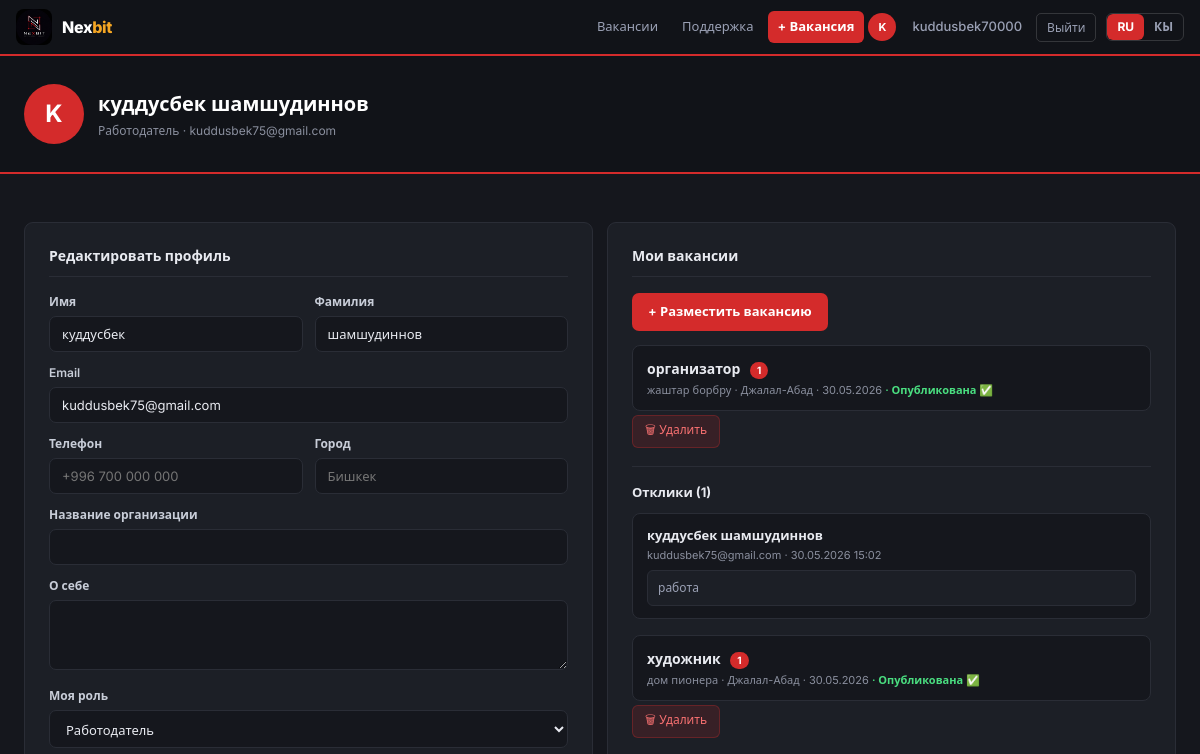
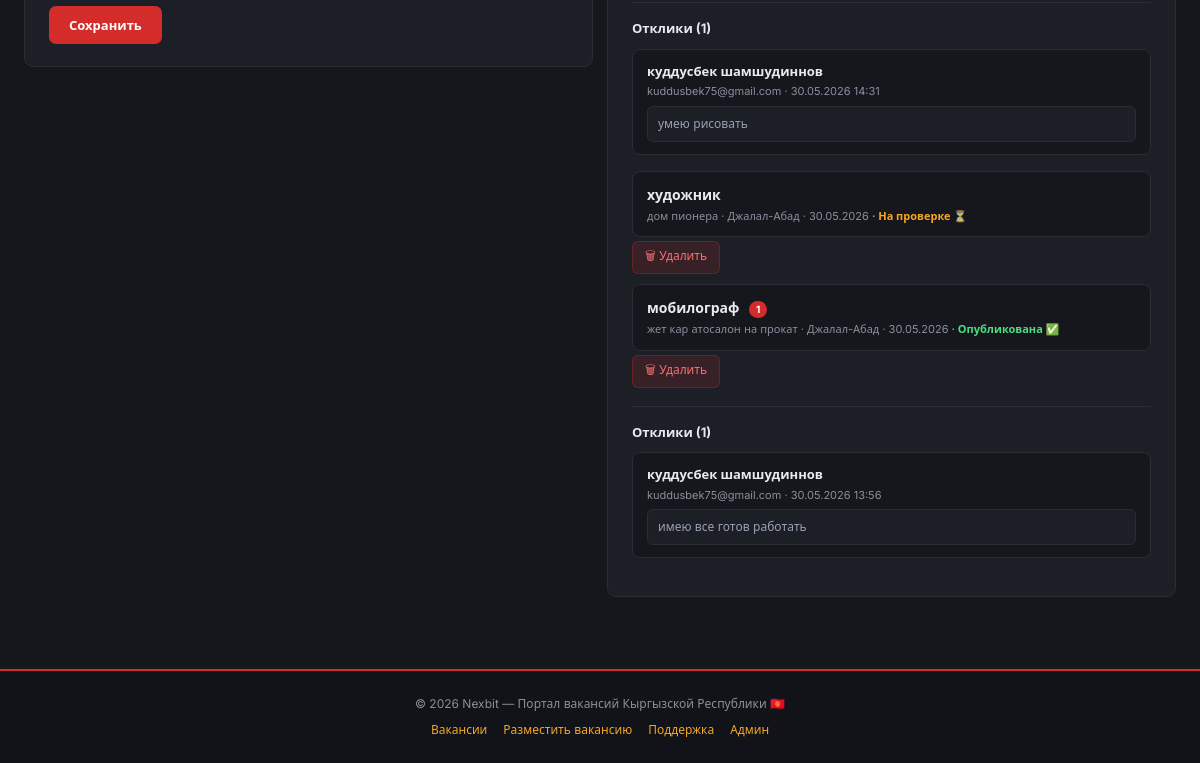
Before: /profile/ (signed in) with the older database file (2 pictures, top to bottom).
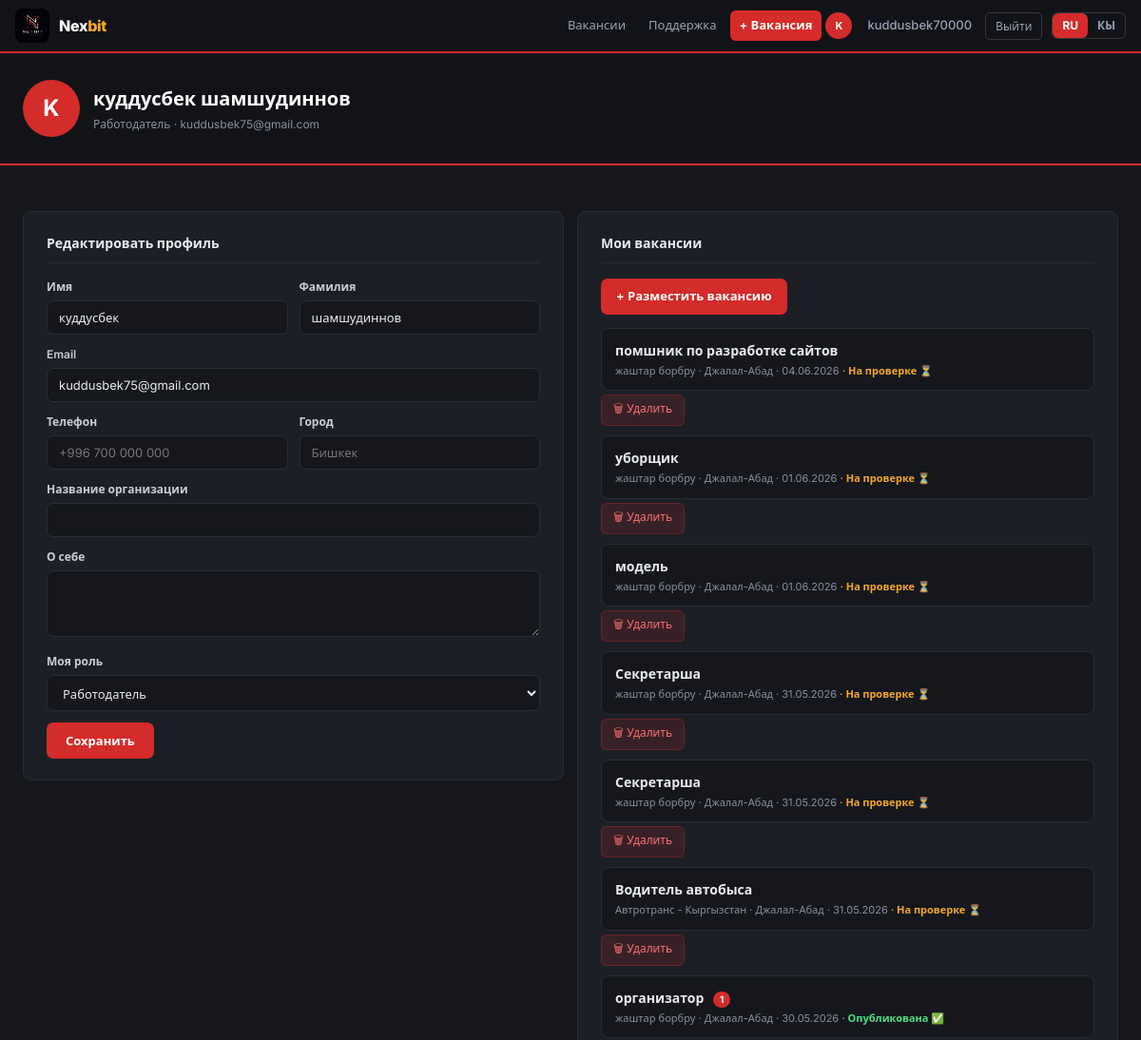
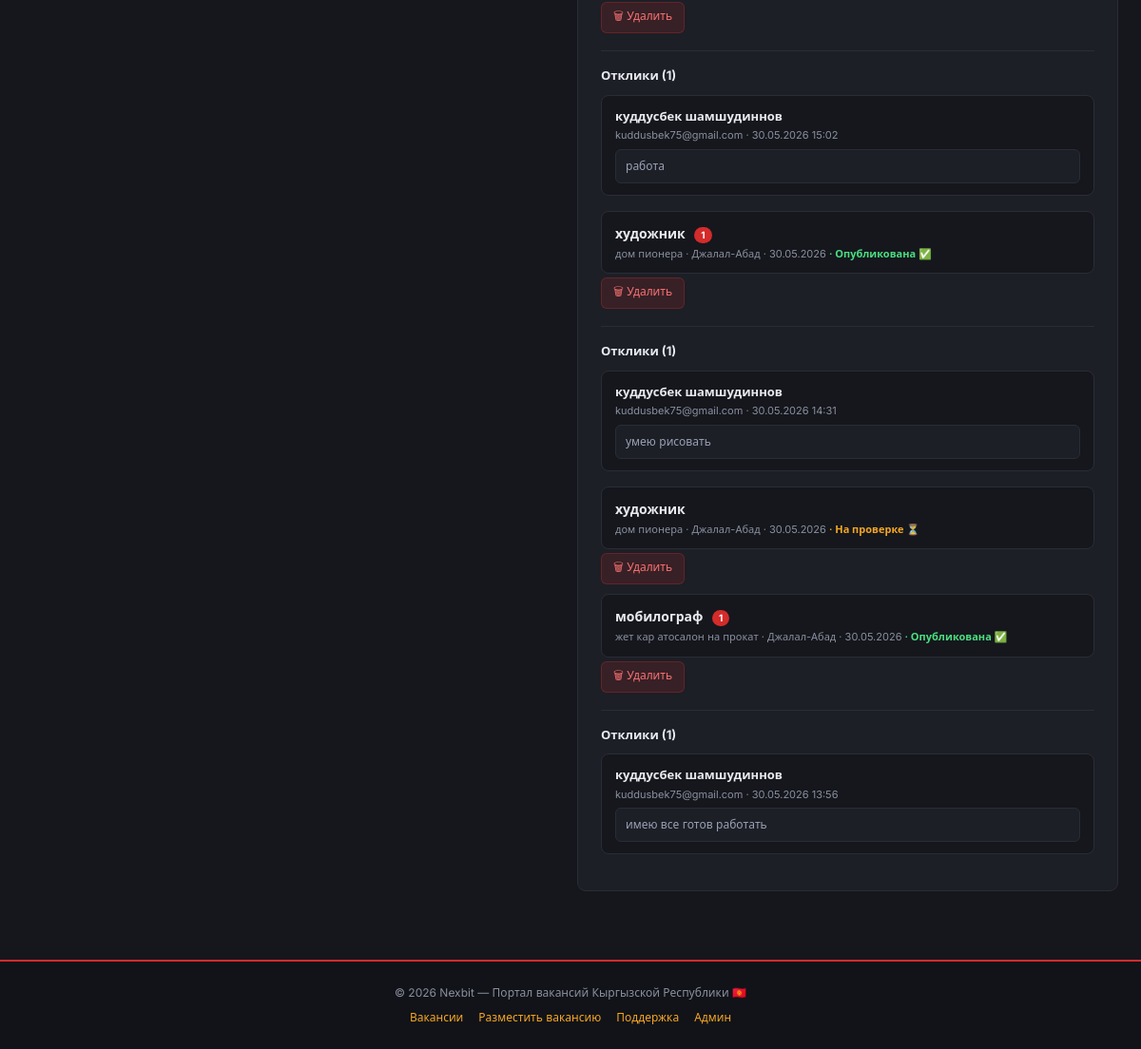
After: the same page with the newer database file (2 pictures, top to bottom).
### core/models.py (models this page shows, shortened)
class UserProfile(models.Model):
    ROLE_CHOICES = [('seeker', 'Соискатель'), ('employer', 'Работодатель')]
    user = models.OneToOneField(User, on_delete=models.CASCADE, related_name='profile')
    role = models.CharField(max_length=20, choices=ROLE_CHOICES, default='seeker')
    phone = models.CharField(max_length=30, blank=True)
    city = models.CharField(max_length=100, blank=True)
    bio = models.TextField(blank=True)
    company_name = models.CharField(max_length=200, blank=True)
    class Meta:
        verbose_name = 'Профиль'
        verbose_name_plural = 'Профили'

class Job(models.Model):
    EMPLOYMENT_CHOICES = [
        ('full', 'Полная занятость'),
        ('part', 'Частичная занятость'),
        ('intern', 'Стажировка'),
        ('remote', 'Удалённая работа'),
    ]
    EXPERIENCE_CHOICES = [
        ('none', 'Без опыта'),
        ('1year', 'До 1 года'),
        ('3years', 'От 1 до 3 лет'),
        ('5years', 'От 3 до 5 лет'),
    ]
    CITY_CHOICES = [
        ('Бишкек', 'Бишкек'),
        ('Ош', 'Ош'),
        ('Джалал-Абад', 'Джалал-Абад'),
        ('Каракол', 'Каракол'),
        ('Токмок', 'Токмок'),
        ('Нарын', 'Нарын'),
        ('Талас', 'Талас'),
        ('Баткен', 'Баткен'),
        ('Кант', 'Кант'),
        ('Кара-Балта', 'Кара-Балта'),
        ('Узген', 'Узген'),
        ('Балыкчы', 'Балыкчы'),
        ('Чолпон-Ата', 'Чолпон-Ата'),
        ('Майлуу-Суу', 'Майлуу-Суу'),
        ('Сулюкта', 'Сулюкта'),
        ('Кок-Жангак', 'Кок-Жангак'),
        ('Кемин', 'Кемин'),
        ('Таш-Кумыр', 'Таш-Кумыр'),
        ('Удалённо', 'Удалённо'),
    ]
    STATUS_CHOICES = [
        ('pending', 'На проверке'),
        ('approved', 'Одобрена'),
        ('rejected', 'Отклонена'),
    ]
    title = models.CharField(max_length=200, verbose_name='Должность')
    company = models.CharField(max_length=200, verbose_name='Организация')
    author = models.ForeignKey(User, on_delete=models.SET_NULL, null=True, blank=True, related_name='jobs')
    category = models.ForeignKey(Category, on_delete=models.SET_NULL, null=True, blank=True, related_name='jobs')
    location = models.CharField(max_length=150, choices=CITY_CHOICES, default='Бишкек')
    employment_type = models.CharField(max_length=20, choices=EMPLOYMENT_CHOICES, default='full')
    experience = models.CharField(max_length=20, choices=EXPERIENCE_CHOICES, default='none')
    salary_from = models.PositiveIntegerField(null=True, blank=True)
    salary_to = models.PositiveIntegerField(null=True, blank=True)
    description = models.TextField()
    requirements = models.TextField(blank=True)
    responsibilities = models.TextField(blank=True)
    contact_email = models.EmailField()
    contact_phone = models.CharField(max_length=30, blank=True)
    is_active = models.BooleanField(default=False)
    is_featured = models.BooleanField(default=False)
    status = models.CharField(max_length=20, choices=STATUS_CHOICES, default='pending')
    views_count = models.PositiveIntegerField(default=0, verbose_name='Просмотры')
    created_at = models.DateTimeField(auto_now_add=True)
    updated_at = models.DateTimeField(auto_now=True)
    class Meta:
        verbose_name = 'Вакансия'
        verbose_name_plural = 'Вакансии'
        ordering = ['-is_featured', '-created_at']

class JobApplication(models.Model):
    STATUS_CHOICES = [
        ('new', 'Новый'),
        ('viewed', 'Просмотрен'),
        ('accepted', 'Принят'),
        ('rejected', 'Отклонён'),
    ]
    job = models.ForeignKey(Job, on_delete=models.CASCADE, related_name='applications')
    applicant = models.ForeignKey(User, on_delete=models.CASCADE, related_name='applications')
    cover_letter = models.TextField(blank=True, verbose_name='Сопроводительное письмо')
    status = models.CharField(max_length=20, choices=STATUS_CHOICES, default='new')
    created_at = models.DateTimeField(auto_now_add=True)
    class Meta:
        verbose_name = 'Отклик'
        verbose_name_plural = 'Отклики'
        unique_together = ('job', 'applicant')

### core/views.py (the view, shortened to what this page needs)
# urls.py: path('profile/', views.profile_view, name='profile'),
@login_required
def profile_view(request):
    profile, _ = UserProfile.objects.get_or_create(user=request.user)
    my_jobs = Job.objects.filter(author=request.user).order_by('-created_at') if profile.role == 'employer' else []
    my_applications = JobApplication.objects.filter(applicant=request.user).select_related('job').order_by('-created_at') if profile.role == 'seeker' else []
    return render(request, 'core/profile.html', {
        'profile': profile,
        'my_jobs': my_jobs,
        'my_applications': my_applications,
    })

### core/templates/core/profile.html (shortened to what this page needs)
{% extends 'core/base.html' %}
{% block content %}
<div class="profile-header">
    <div class="profile-header-inner">
        <div class="profile-avatar">{{ user.username|first|upper }}</div>
        <div>
            <div class="profile-name">{{ user.get_full_name|default:user.username }}</div>
            <div class="profile-role">{{ profile.get_role_display }} · {{ user.email }}</div>
        </div>
    </div>
</div>
<div class="profile-layout">
    <div>
        <div class="section-card">
            <div class="section-card-title">{% if is_ky %}Профилди түзөтүү{% else %}Редактировать профиль{% endif %}</div>
            <form method="POST">
                <div class="form-row">
                    <div class="form-group">
                        <label class="form-label">{% if is_ky %}Аты{% else %}Имя{% endif %}</label>
                        <input type="text" name="first_name" class="form-input" value="{{ user.first_name }}">
                    </div>
                    <div class="form-group">
                        <label class="form-label">{% if is_ky %}Фамилиясы{% else %}Фамилия{% endif %}</label>
                        <input type="text" name="last_name" class="form-input" value="{{ user.last_name }}">
                    </div>
                </div>
                <div class="form-group">
                    <label class="form-label">Email</label>
                    <input type="email" name="email" class="form-input" value="{{ user.email }}">
                </div>
                <div class="form-row">
                    <div class="form-group">
                        <label class="form-label">Телефон</label>
                        <input type="text" name="phone" class="form-input" value="{{ profile.phone }}" placeholder="+996 700 000 000">
                    </div>
                    <div class="form-group">
                        <label class="form-label">{% if is_ky %}Шаар{% else %}Город{% endif %}</label>
                        <input type="text" name="city" class="form-input" value="{{ profile.city }}" placeholder="Бишкек">
                    </div>
                </div>
                {% if profile.role == 'employer' %}
                <div class="form-group">
                    <label class="form-label">{% if is_ky %}Уюмдун аталышы{% else %}Название организации{% endif %}</label>
                    <input type="text" name="company_name" class="form-input" value="{{ profile.company_name }}">
                </div>
                {% endif %}
                <div class="form-group">
                    <label class="form-label">{% if is_ky %}Өзүм жөнүндө{% else %}О себе{% endif %}</label>
                    <textarea name="bio" class="form-input">{{ profile.bio }}</textarea>
                </div>
                <div class="form-group">
                    <label class="form-label">{% if is_ky %}Менин ролум{% else %}Моя роль{% endif %}</label>
                    <select name="role" class="form-input">
                        <option value="employer" {% if profile.role == 'employer' %}selected{% endif %}>{% if is_ky %}Жумуш берүүчү{% else %}Работодатель{% endif %}</option>
                    </select>
                </div>
                <button type="submit" class="save-btn">{% if is_ky %}Сактоо{% else %}Сохранить{% endif %}</button>
            </form>
        </div>
    </div>
    <div>
        <div class="section-card">
            <div class="section-card-title">
                {% if profile.role == 'employer' %}{% if is_ky %}Менин жарыяларым{% else %}Мои вакансии{% endif %}
                {% else %}{% if is_ky %}Менин откликтерим{% else %}Мои отклики{% endif %}{% endif %}
            </div>
            {% if profile.role == 'employer' %}
                <a href="{% url 'core:post_job' %}" class="post-btn">+ {% if is_ky %}Жумуш жарыялоо{% else %}Разместить вакансию{% endif %}</a>
                {% for job in my_jobs %}
                    {% if job.status == 'approved' %}
                    <a href="{% url 'core:job_detail' job.pk %}" class="job-item">
                    {% else %}
                    <a href="#" class="job-item">
                    {% endif %}
                        <div class="job-item-title">
                            {{ job.title }}
                            {% if job.applications.count > 0 %}<span class="app-count">{{ job.applications.count }}</span>{% endif %}
                        </div>
                        <div class="job-item-meta">
                            {{ job.company }} · {{ job.location }} · {{ job.created_at|date:"d.m.Y" }}
                            {% if job.status == 'approved' %}<span class="status-approved"> · {% if is_ky %}Жактырылды{% else %}Опубликована{% endif %} ✅</span>
                            {% elif job.status == 'pending' %}<span class="status-pending"> · {% if is_ky %}Текшерүүдө{% else %}На проверке{% endif %} ⏳</span>
                            {% else %}<span class="status-rejected"> · {% if is_ky %}Четке кагылды{% else %}Отклонена{% endif %} ❌</span>{% endif %}
                        </div>
                    </a>
                    <form method="POST" action="{% url 'core:delete_job' job.pk %}" onsubmit="return confirm('{% if is_ky %}Жарыяны өчүрүү?{% else %}Удалить вакансию?{% endif %}')">
                        <button type="submit" class="delete-btn">🗑 {% if is_ky %}Өчүрүү{% else %}Удалить{% endif %}</button>
                    </form>
                    {% if job.applications.count > 0 %}
                    <div class="applications-block">
                        <div class="applications-title">{% if is_ky %}Откликтер{% else %}Отклики{% endif %} ({{ job.applications.count }})</div>
                        {% for app in job.applications.all %}
                        <div class="applicant-card">
                            <div class="applicant-name">{{ app.applicant.get_full_name|default:app.applicant.username }}</div>
                            <div class="applicant-meta">{{ app.applicant.email }} · {{ app.created_at|date:"d.m.Y H:i" }}</div>
                            {% if app.cover_letter %}
                                <div class="applicant-letter">{{ app.cover_letter }}</div>
                            {% else %}
                                <div class="applicant-letter-empty">{% if is_ky %}Кат жазылган эмес{% else %}Письмо не указано{% endif %}</div>
                            {% endif %}
                        </div>
                        {% endfor %}
                    </div>
                    {% endif %}
                {% empty %}
                    <div class="empty-msg">{% if is_ky %}Сиз азырынча жумуш жарыяламадыңыз{% else %}Вы ещё не разместили ни одной вакансии{% endif %}</div>
                {% endfor %}
            {% endif %}
        </div>
    </div>
</div>
{% endblock %}

### core/templates/core/base.html (shortened to what this page needs)
{% load static %}
<!DOCTYPE html>
<html lang="ru">
<head>
</head>
<body>
<nav>
    <div class="nav-inner">
        <a href="{% url 'core:home' %}" class="nav-logo">
            <img src="{% static 'images/logo.png' %}" alt="Nexbit" class="nav-logo-img">
            <span class="nav-logo-text">Nex<span>bit</span></span>
        </a>
        <div class="nav-links">
            <a href="{% url 'core:job_list' %}">{% if is_ky %}Жумуштар{% else %}Вакансии{% endif %}</a>
            <a href="{% url 'core:support' %}">{% if is_ky %}Колдоо{% else %}Поддержка{% endif %}</a>
            <a href="{% url 'core:post_job' %}" class="btn-nav">+ {% if is_ky %}Жарыя{% else %}Вакансия{% endif %}</a>
            {% if user.is_authenticated %}
                <div style="display:flex;align-items:center;gap:6px;">
                    <div class="nav-avatar">{{ user.username|first|upper }}</div>
                    <a href="{% url 'core:profile' %}" class="nav-username">{{ user.username }}</a>
                </div>
                <form method="POST" action="{% url 'core:logout' %}" class="logout-form">
                    <button type="submit" class="logout-btn">{% if is_ky %}Чыгуу{% else %}Выйти{% endif %}</button>
                </form>
            {% else %}
                <a href="{% url 'core:register' %}" class="btn-nav-outline" style="padding:5px 10px;">{% if is_ky %}Катталуу{% else %}Регистрация{% endif %}</a>
                <a href="{% url 'core:login' %}" style="padding:5px 10px;color:#9AA0B4;">{% if is_ky %}Кирүү{% else %}Войти{% endif %}</a>
            {% endif %}
            <div class="lang-switcher">
                <a href="{% url 'core:set_lang' %}?lang=ru" {% if LANG == 'ru' %}class="active"{% endif %}>RU</a>
                <a href="{% url 'core:set_lang' %}?lang=ky" {% if LANG == 'ky' %}class="active"{% endif %}>КЫ</a>
            </div>
        </div>
    </div>
</nav>
{% block content %}{% endblock %}
<footer>
    <p>© 2026 Nexbit — Портал вакансий Кыргызской Республики 🇰🇬</p>
    <div class="footer-links-row">
        <a href="{% url 'core:job_list' %}">{% if is_ky %}Жумуштар{% else %}Вакансии{% endif %}</a>
        <a href="{% url 'core:post_job' %}">{% if is_ky %}Жарыялоо{% else %}Разместить вакансию{% endif %}</a>
        <a href="{% url 'core:support' %}">{% if is_ky %}Колдоо{% else %}Поддержка{% endif %}</a>
        <a href="/admin/">Админ</a>
    </div>
</footer>
</body>
</html>

Changed rows visible on the page:
added Job: title "помшник по разработке сайтов", company "жаштар борбру", location "Джалал-Абад", created_at "04.06.2026", status "На проверке"
added Job: title "уборщик", company "жаштар борбру", location "Джалал-Абад", created_at "01.06.2026", status "На проверке"
added Job: title "модель", company "жаштар борбру", location "Джалал-Абад", created_at "01.06.2026", status "На проверке"
added Job: title "Секретарша", company "жаштар борбру", location "Джалал-Абад", created_at "31.05.2026", status "На проверке"
added Job: title "Секретарша", company "жаштар борбру", location "Джалал-Абад", created_at "31.05.2026", status "На проверке"
added Job: title "Водитель автобыса", company "Автротранс - Кыргызстан", location "Джалал-Абад", created_at "31.05.2026", status "На проверке"
